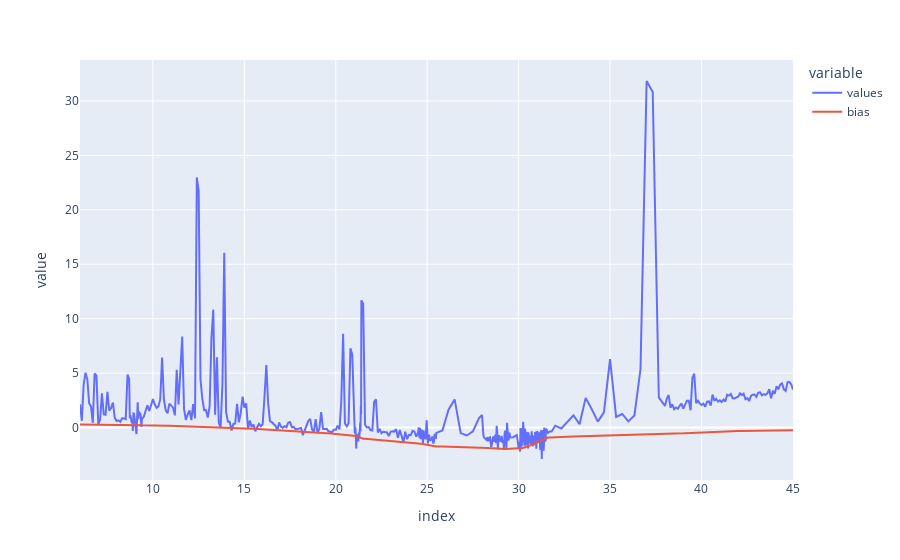

The notebook cell saved with this chart:
### Markdown cell above
Ensuite application du filtre passe bas sur ce minimum.

### Code cell
bias = tools.butter_lowpass_filter(bias.squeeze(), tools.BIAS_FREQ, 1 / tools.PERIOD[1])
newdf['bias'] = bias[tools.PADDING : -tools.PADDING]
newdf.plot()

### Figure 1 — Plotly figure (JSON) as saved in the notebook; plotly's stock layout.template omitted (floating-point values rounded to 4 significant figures; data arrays with more than 128 entries replaced by an {"elided": "..."} marker saying what was removed)
{"data": [{"hovertemplate": "variable=values<br>index=%{x}<br>value=%{y}<extra></extra>", "legendgroup": "values", "line": {"color": "#636efa", "dash": "solid"}, "mode": "lines", "name": "values", "orientation": "v", "showlegend": true, "type": "scatter", "x": {"elided": "493 float values"}, "xaxis": "x", "y": {"elided": "493 float values"}, "yaxis": "y"}, {"hovertemplate": "variable=bias<br>index=%{x}<br>value=%{y}<extra></extra>", "legendgroup": "bias", "line": {"color": "#EF553B", "dash": "solid"}, "mode": "lines", "name": "bias", "orientation": "v", "showlegend": true, "type": "scatter", "x": {"elided": "493 float values"}, "xaxis": "x", "y": {"elided": "493 float values"}, "yaxis": "y"}], "layout": {"legend": {"title": {"text": "variable"}, "tracegroupgap": 0}, "margin": {"t": 60}, "xaxis": {"anchor": "y", "domain": [0, 1], "title": {"text": "index"}}, "yaxis": {"anchor": "x", "domain": [0, 1], "title": {"text": "value"}}}}
